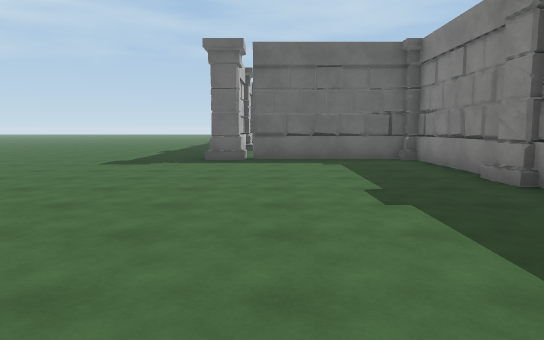
view 1 (above)

12 first-person views from a walk through a 3-D level made in the Unity game engine. The camera is 1.4 m above the floor, tilts 6° down and sees 70° across. The floor is counted in squares, 1.8 m on a side. Each view is taken from the middle of a square. On the plan, view 1 faces up. The plan holds only what a view shows up to about 12 squares ahead; the rest is blank. The place goes on beyond the plan. The player is left out. Surface patterns are stand-ins for the level's own textures.

view 2
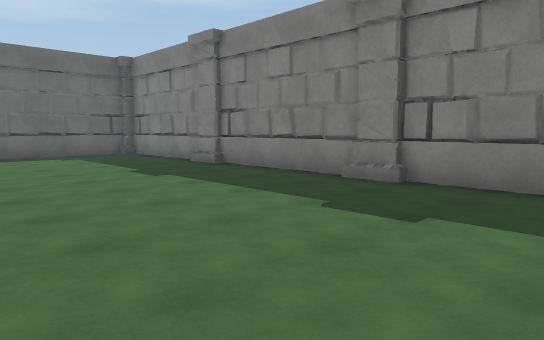

view 3
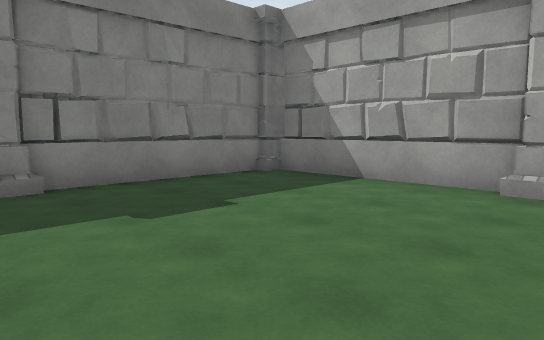

view 4
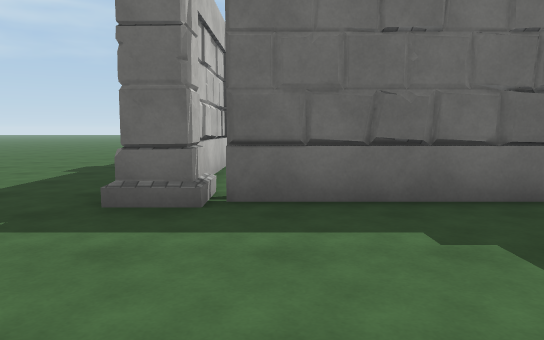

view 5
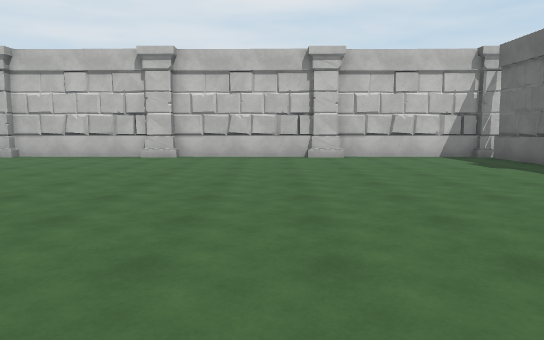

view 6
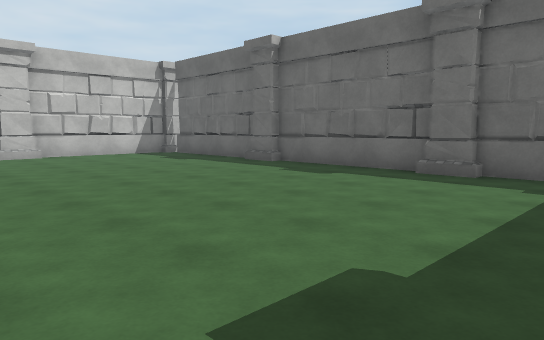

view 7
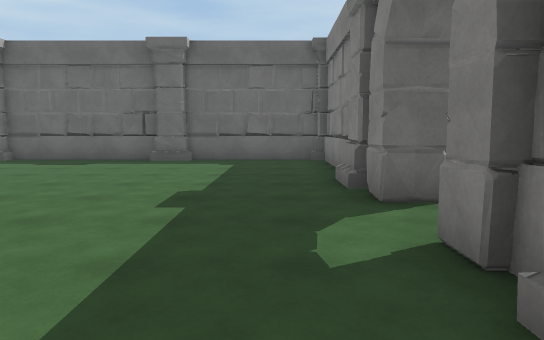

view 8
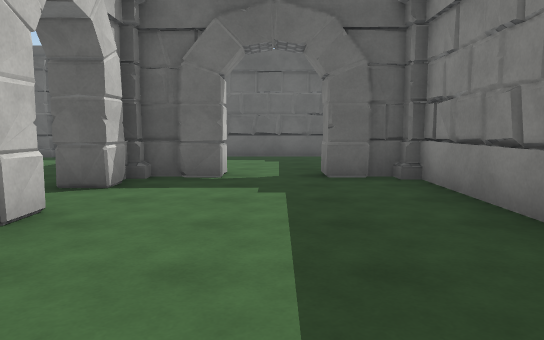

view 9
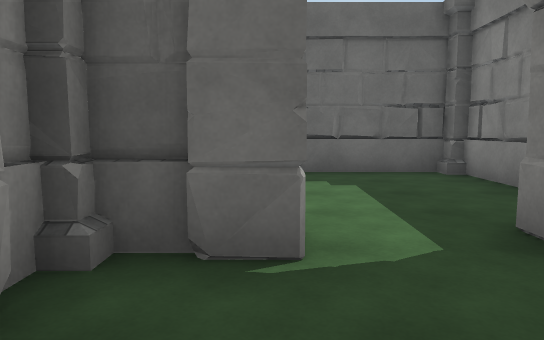

view 10
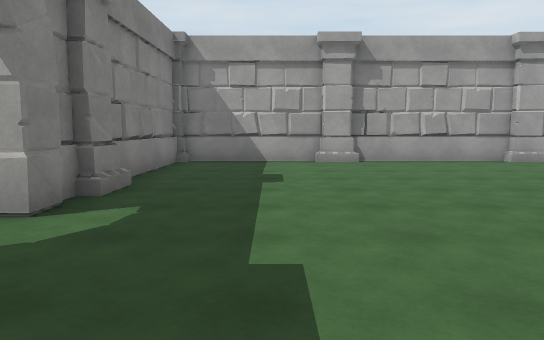

view 11
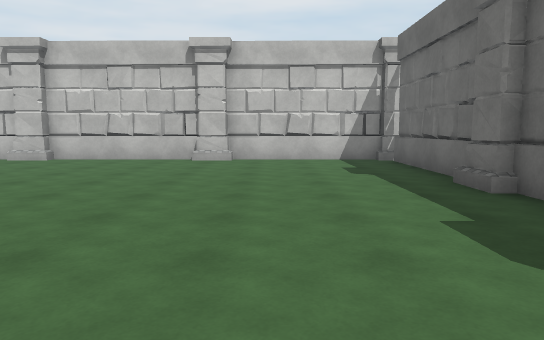

view 12
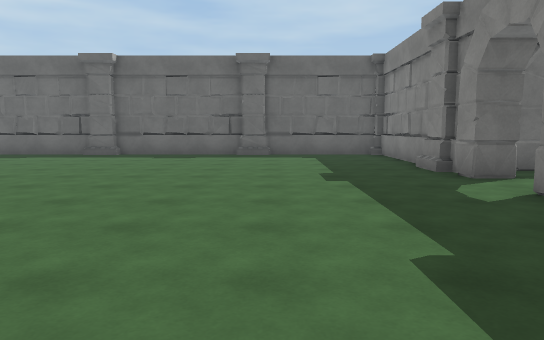

### Floor plan
Points are (right, up) in squares from view 1. A wall is a line through its corners. A room is listed if a view was taken in it or the views show most of it. See-through windows are left out.
Room 1 (views 1, 2, 3, 4)
walls: (3.6, 6.3) (3.7, 9.4); (3.5, 1.5) (3.6, 5.4); (3.5, 10.1) (-0.6, 10.1); (-0.6, -3.4) (3.1, -3.4); (3.5, -3.2) (3.5, 0.7)
objects: pillar (-1, -4) to (-1, -3); pillar (-1, 10); pillar (-1, 15); pillar (-1, 19); pillar (4, 1); pillar (4, 6)
Room 2 (views 5, 6, 7, 8, 9, 10, 11, 12)
walls: (8.7, 10.5) (12.3, 10.5) (12.4, 14.2); (12.2, 10.5) (12.2, 14.4); (4.5, 10.5) (7.6, 10.5); (17.3, 16.2) (17.4, 19.3) (15.9, 19.3) (15.9, 20); (12.3, 20.4) (12.4, 24) (8.8, 24); (14.2, 19.9) (14.2, 19.3) (12.7, 19.3); (-1.1, 14.5) (-1.2, 10.6); (-1, 18.6) (-1.1, 15.5); (7.7, 24) (4.5, 24); (3.4, 24) (-0.5, 24); (-0.9, 23.5) (-1, 19.7)
ways out: opening at (15, 19.5) to room 3
objects: pillar (4, 10); pillar (4, 24); pillar (8, 10); pillar (8, 24); pillar (12, 15) to (13, 15); other object (12, 16) to (13, 16); other object (12, 18) to (13, 19); pillar (12, 19) to (12, 20); pillar (13, 10)
Room 3 (no view inside)
walls: (17.4, 21.9) (17.4, 23.8); (17.2, 24) (13.7, 24)
ways out: opening at (15, 19.5) to room 2
objects: pillar (13, 24)

Positions as (right, up) in squares from view 1, and headings:
1: (0, 0), facing up
2: (-2, -2), facing up-right
3: (-2, 2), facing down-right
4: (0, 6), facing up
5: (10, 18), facing left
6: (11, 17), facing up-left
7: (11, 14), facing up
8: (15, 13), facing up
9: (14, 17), facing up
10: (10, 20), facing down
11: (9, 21), facing left
12: (9, 12), facing up
